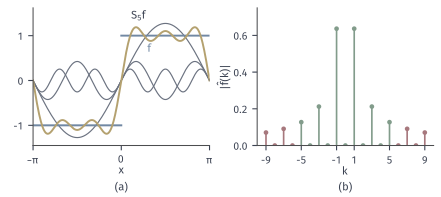

This figure's Python source:
from pathlib import Path
import sys
ROOT = next(p for p in Path(__file__).resolve().parents if (p/"build.sh").is_file() and (p/"tex/book.tex").is_file())
sys.path.insert(0, str(ROOT/"figures/00-shared/mathematical-preliminaries-upper/00-shared/comprehension-figures"))
from support import figure, save, BLUE, GREEN, YELLOW, RED, PURPLE, INK, MUTED, GRID, BLUE_FILL, GREEN_FILL, YELLOW_FILL, RED_FILL, PURPLE_FILL
import numpy as np

def tag(fig, axes, y=.02):
    for ax, s in zip(axes, ['(a)', '(b)', '(c)', '(d)', '(e)', '(f)']):
        q = ax.get_position(); fig.text((q.x0+q.x1)/2, y, s, ha='center', va='bottom')

# 方波 f=sgn(x) 在 (-pi,pi)；系数 |f^(k)|=2/(pi|k|)（k 奇），S_5 由 k=1,3,5 三项正弦组成。
fig, axes = figure(width_mm=112, height_mm=50, ncols=2)
fig.set_layout_engine(None)
fig.subplots_adjust(left=.075, right=.985, top=.96, bottom=.26, wspace=.27)
ax = axes[0]
x = np.linspace(-np.pi, np.pi, 1400)
for k in (1, 3, 5):
    ax.plot(x, 4/(np.pi*k)*np.sin(k*x), color=MUTED, lw=.85)
S5 = sum(4/(np.pi*k)*np.sin(k*x) for k in (1, 3, 5))
ax.plot([-np.pi, 0], [-1, -1], color=BLUE, lw=1.4); ax.plot([0, np.pi], [1, 1], color=BLUE, lw=1.4)
ax.plot(x, S5, color=YELLOW, lw=1.4)
ax.set_xlim(-np.pi, np.pi); ax.set_ylim(-1.45, 1.62)
ax.set_xticks([-np.pi, 0, np.pi]); ax.set_xticklabels([r'$-\pi$', '$0$', r'$\pi$']); ax.set_yticks([-1, 0, 1])
ax.set_xlabel('$x$', labelpad=0)
ax.text(1.0, .84, '$f$', color=BLUE, ha='center', va='top')
ax.text(.62, 1.32, '$S_5f$', color=INK, ha='center', va='bottom')
ax = axes[1]
K = np.arange(-9, 10)
c = np.array([2/(np.pi*abs(k)) if k % 2 else 0. for k in K])
kept = np.abs(K) <= 5
ax.vlines(K[kept], 0, c[kept], color=GREEN, lw=1.2); ax.plot(K[kept], c[kept], 'o', ms=3.4, color=GREEN, mew=0)
ax.vlines(K[~kept], 0, c[~kept], color=RED, lw=1.2); ax.plot(K[~kept], c[~kept], 'o', ms=3.4, color=RED, mew=0)
ax.set_xlim(-10, 10); ax.set_ylim(0, .75); ax.set_xticks([-9, -5, -1, 1, 5, 9]); ax.set_yticks([0, .2, .4, .6])
ax.set_xlabel('$k$', labelpad=0); ax.set_ylabel(r'$|\widehat{f}(k)|$', labelpad=1)
tag(fig, axes)
save(fig, Path(__file__).resolve().parent, 'figure', {'formula': 'square wave, S_5=(4/pi)(sin x+sin 3x/3+sin 5x/5), |c_k|=2/(pi|k|) for odd k'})
